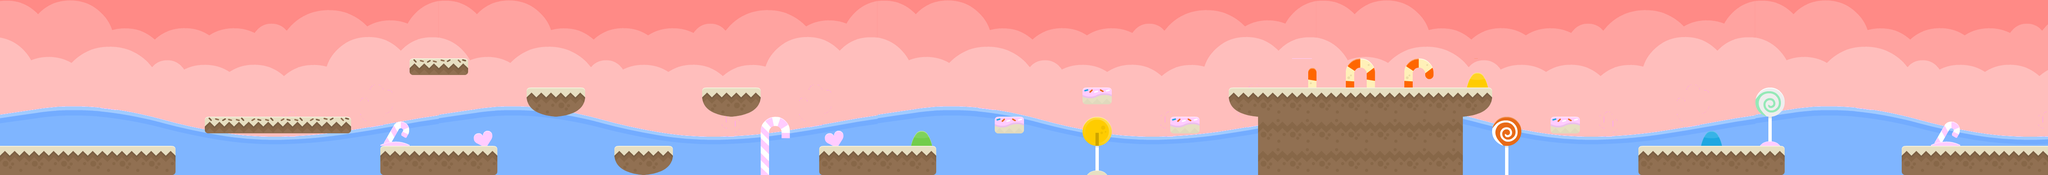

A 2D game scene composited from a Tiled map and its tileset images. What follows is a short description and the map's XML, with each tile layer's data collapsed to a summary:
An orthogonal 70x6 tile map with 70x70 px tiles, 4 tile layers (blankLayer, backgroundLayer, blockedLayer, visualsLayer), 6 tilesets and 24 objects.

<map version="1.0" orientation="orthogonal" renderorder="right-down" width="70" height="6" tilewidth="70" tileheight="70" nextobjectid="145">
 <tileset firstgid="1" name="level3bg" tilewidth="70" tileheight="70">
  <image source="../images/level3/level3bg.png" width="1050" height="420" />
 </tileset>
 <tileset firstgid="91" name="level3spritesheet" tilewidth="70" tileheight="70">
  <image source="../images/level3/level3spritesheet.png" width="980" height="490" />
 </tileset>
 <tileset firstgid="189" name="tiles_spritesheetCLEAR" tilewidth="70" tileheight="70" spacing="2">
  <image source="../images/level3/tiles_spritesheetCLEAR.png" width="914" height="936" />
  <tile id="40">
   <properties>
    <property name="sprite" value="startLevel" />
    <property name="type" value="startLevel" />
   </properties>
  </tile>
 </tileset>
 <tileset firstgid="345" name="heart" tilewidth="30" tileheight="25" spacing="2">
  <image source="../images/heart.png" width="30" height="25" />
 </tileset>
 <tileset firstgid="346" name="poop" tilewidth="35" tileheight="29" spacing="2">
  <image source="../images/poop.png" width="35" height="29" />
  <tile id="0">
   <properties>
    <property name="sprite" value="heart" />
    <property name="type" value="heart" />
   </properties>
  </tile>
 </tileset>
 <tileset firstgid="347" name="blank" tilewidth="1" tileheight="1" spacing="2">
  <image source="../images/player/blank.png" width="1" height="1" />
 </tileset>
 <layer name="blankLayer" width="70" height="6" opacity="0">
  <data>[420 cells, 0 non-empty, 0 distinct tile ids]</data>
 </layer>
 <layer name="backgroundLayer" width="70" height="6">
  <data>[420 cells, 420 non-empty, 90 distinct tile ids]</data>
 </layer>
 <layer name="blockedLayer" width="70" height="6">
  <data>[420 cells, 64 non-empty, 10 distinct tile ids]</data>
 </layer>
 <objectgroup name="itemLayer">
  <object id="84" gid="253" x="4830" y="350">
   <properties>
    <property name="sprite" value="levelEnd" />
    <property name="type" value="levelEnd" />
   </properties>
  </object>
  <object id="91" gid="345" x="1032.5" y="105">
   <properties>
    <property name="sprite" value="heart" />
    <property name="type" value="heart" />
   </properties>
  </object>
  <object id="109" gid="346" x="4497.5" y="297.5">
   <properties>
    <property name="sprite" value="poop" />
    <property name="type" value="poo" />
   </properties>
  </object>
  <object id="118" gid="346" x="892.5" y="647.5">
   <properties>
    <property name="sprite" value="poop" />
    <property name="type" value="poo" />
   </properties>
  </object>
  <object id="120" gid="346" x="4392.5" y="192.5">
   <properties>
    <property name="sprite" value="poop" />
    <property name="type" value="poo" />
   </properties>
  </object>
  <object id="122" gid="346" x="4287.5" y="297.5">
   <properties>
    <property name="sprite" value="poop" />
    <property name="type" value="poo" />
   </properties>
  </object>
  <object id="123" gid="346" x="4077.5" y="122.5">
   <properties>
    <property name="sprite" value="poop" />
    <property name="type" value="poo" />
   </properties>
  </object>
  <object id="124" gid="346" x="3272.5" y="87.5">
   <properties>
    <property name="sprite" value="poop" />
    <property name="type" value="poo" />
   </properties>
  </object>
  <object id="125" gid="346" x="2817.5" y="262.5">
   <properties>
    <property name="sprite" value="poop" />
    <property name="type" value="poo" />
   </properties>
  </object>
  <object id="126" gid="346" x="2607.5" y="192.5">
   <properties>
    <property name="sprite" value="poop" />
    <property name="type" value="poo" />
   </properties>
  </object>
  <object id="127" gid="346" x="2397.5" y="262.5">
   <properties>
    <property name="sprite" value="poop" />
    <property name="type" value="poo" />
   </properties>
  </object>
  <object id="128" gid="346" x="1312.5" y="157.5">
   <properties>
    <property name="sprite" value="poop" />
    <property name="type" value="poo" />
   </properties>
  </object>
  <object id="129" gid="346" x="1732.5" y="157.5">
   <properties>
    <property name="sprite" value="poop" />
    <property name="type" value="poo" />
   </properties>
  </object>
  <object id="132" gid="346" x="980" y="350">
   <properties>
    <property name="sprite" value="poop" />
    <property name="type" value="poo" />
   </properties>
  </object>
  <object id="133" gid="346" x="1015" y="350">
   <properties>
    <property name="sprite" value="poop" />
    <property name="type" value="poo" />
   </properties>
  </object>
  <object id="134" gid="346" x="1050" y="350">
   <properties>
    <property name="sprite" value="poop" />
    <property name="type" value="poo" />
   </properties>
  </object>
  <object id="135" gid="346" x="1085" y="350">
   <properties>
    <property name="sprite" value="poop" />
    <property name="type" value="poo" />
   </properties>
  </object>
  <object id="136" gid="346" x="560" y="262.5">
   <properties>
    <property name="sprite" value="poop" />
    <property name="type" value="poo" />
   </properties>
  </object>
  <object id="137" gid="346" x="752.5" y="262.5">
   <properties>
    <property name="sprite" value="poop" />
    <property name="type" value="poo" />
   </properties>
  </object>
  <object id="139" gid="345" x="1522.5" y="315">
   <properties>
    <property name="sprite" value="heart" />
    <property name="type" value="heart" />
   </properties>
  </object>
  <object id="140" gid="345" x="3727.5" y="280">
   <properties>
    <property name="sprite" value="heart" />
    <property name="type" value="heart" />
   </properties>
  </object>
  <object id="141" gid="345" x="3027.5" y="175">
   <properties>
    <property name="sprite" value="heart" />
    <property name="type" value="heart" />
   </properties>
  </object>
  <object id="142" gid="345" x="4147.5" y="332.5">
   <properties>
    <property name="sprite" value="heart" />
    <property name="type" value="heart" />
   </properties>
  </object>
  <object id="143" gid="229" x="0" y="350" />
 </objectgroup>
 <layer name="visualsLayer" width="70" height="6">
  <data>[420 cells, 18 non-empty, 16 distinct tile ids]</data>
 </layer>
</map>
